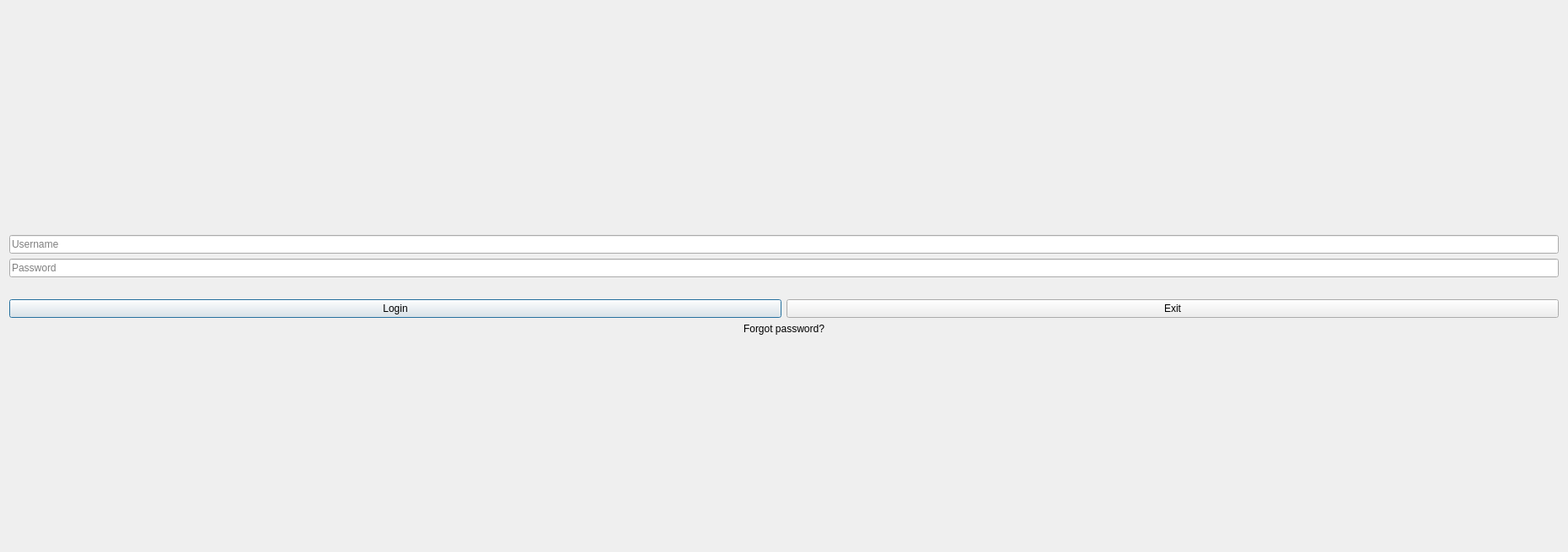
<?xml version="1.0" encoding="UTF-8"?>
<ui version="4.0">
 <class>Dialog</class>
 <widget class="QDialog" name="Dialog">
  <property name="geometry">
   <rect>
    <x>0</x>
    <y>0</y>
    <width>1856</width>
    <height>653</height>
   </rect>
  </property>
  <property name="windowTitle">
   <string>Login</string>
  </property>
  <layout class="QVBoxLayout" name="verticalLayout">
   <item>
    <widget class="QLabel" name="label">
     <property name="text">
      <string/>
     </property>
     <property name="pixmap">
      <pixmap>../../../../Downloads/logo.png</pixmap>
     </property>
     <property name="scaledContents">
      <bool>true</bool>
     </property>
     <property name="wordWrap">
      <bool>false</bool>
     </property>
     <property name="margin">
      <number>18</number>
     </property>
    </widget>
   </item>
   <item>
    <spacer name="verticalSpacer">
     <property name="orientation">
      <enum>Qt::Vertical</enum>
     </property>
     <property name="sizeHint" stdset="0">
      <size>
       <width>20</width>
       <height>40</height>
      </size>
     </property>
    </spacer>
   </item>
   <item>
    <widget class="QLineEdit" name="input_username">
     <property name="placeholderText">
      <string>Username</string>
     </property>
    </widget>
   </item>
   <item>
    <widget class="QLineEdit" name="input_password">
     <property name="echoMode">
      <enum>QLineEdit::Password</enum>
     </property>
     <property name="placeholderText">
      <string>Password</string>
     </property>
    </widget>
   </item>
   <item>
    <widget class="QLabel" name="error_label">
     <property name="text">
      <string/>
     </property>
    </widget>
   </item>
   <item>
    <layout class="QHBoxLayout">
     <item>
      <widget class="QPushButton" name="login_button">
       <property name="text">
        <string>Login</string>
       </property>
      </widget>
     </item>
     <item>
      <widget class="QPushButton" name="exit_button">
       <property name="text">
        <string>Exit</string>
       </property>
      </widget>
     </item>
    </layout>
   </item>
   <item>
    <widget class="QLabel" name="forgot_label">
     <property name="text">
      <string>Forgot password?</string>
     </property>
     <property name="alignment">
      <set>Qt::AlignCenter</set>
     </property>
    </widget>
   </item>
   <item>
    <spacer name="verticalSpacerBottom">
     <property name="orientation">
      <enum>Qt::Vertical</enum>
     </property>
     <property name="sizeHint" stdset="0">
      <size>
       <width>20</width>
       <height>40</height>
      </size>
     </property>
    </spacer>
   </item>
  </layout>
 </widget>
 <resources/>
 <connections/>
</ui>
